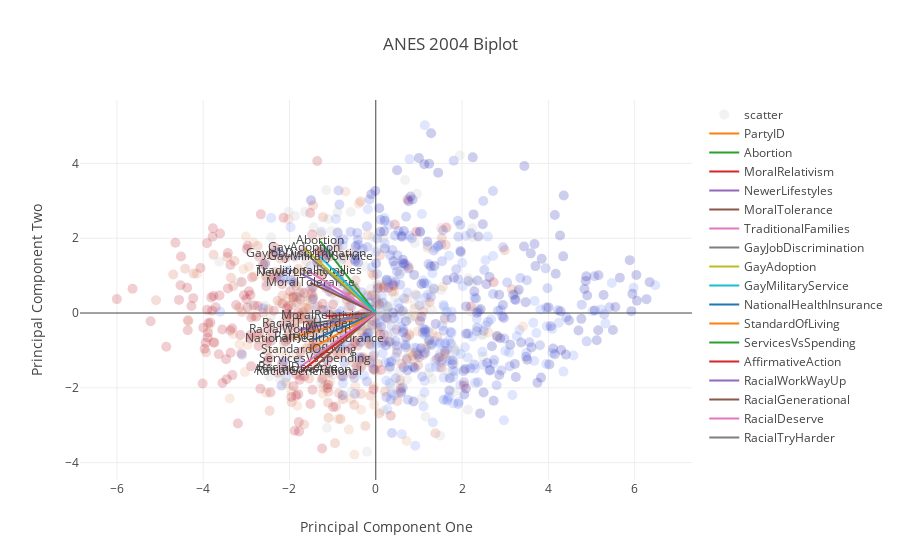

Source (notebook cell):
### Code cell
biplot(pca, data_scaled, title='ANES {} Biplot'.format(YEAR), color=data_scaled.PartyID)

### Figure 1 — Plotly figure (JSON) as saved in the notebook; plotly's stock layout.template omitted (floating-point values rounded to 4 significant figures; data arrays with more than 128 entries replaced by an {"elided": "..."} marker saying what was removed)
{"data": [{"marker": {"color": {"elided": "1066 float values"}, "opacity": 0.2, "size": 10}, "mode": "markers", "name": "scatter", "text": {"elided": "1066 int values"}, "type": "scatter", "x": {"elided": "1066 float values"}, "y": {"elided": "1066 float values"}}, {"marker": {"color": {"elided": "1066 float values"}}, "mode": "lines+text", "name": "PartyID", "text": ["", "PartyID"], "type": "scatter", "x": [0, -1.881], "y": [0, -0.6439]}, {"marker": {"color": {"elided": "1066 float values"}}, "mode": "lines+text", "name": "Abortion", "text": ["", "Abortion"], "type": "scatter", "x": [0, -1.288], "y": [0, 1.924]}, {"marker": {"color": {"elided": "1066 float values"}}, "mode": "lines+text", "name": "MoralRelativism", "text": ["", "MoralRelativism"], "type": "scatter", "x": [0, -1.161], "y": [0, -0.08952]}, {"marker": {"color": {"elided": "1066 float values"}}, "mode": "lines+text", "name": "NewerLifestyles", "text": ["", "NewerLifestyles"], "type": "scatter", "x": [0, -1.74], "y": [0, 1.062]}, {"marker": {"color": {"elided": "1066 float values"}}, "mode": "lines+text", "name": "MoralTolerance", "text": ["", "MoralTolerance"], "type": "scatter", "x": [0, -1.517], "y": [0, 0.806]}, {"marker": {"color": {"elided": "1066 float values"}}, "mode": "lines+text", "name": "TraditionalFamilies", "text": ["", "TraditionalFamilies"], "type": "scatter", "x": [0, -1.554], "y": [0, 1.119]}, {"marker": {"color": {"elided": "1066 float values"}}, "mode": "lines+text", "name": "GayJobDiscrimination", "text": ["", "GayJobDiscrimination"], "type": "scatter", "x": [0, -1.609], "y": [0, 1.573]}, {"marker": {"color": {"elided": "1066 float values"}}, "mode": "lines+text", "name": "GayAdoption", "text": ["", "GayAdoption"], "type": "scatter", "x": [0, -1.654], "y": [0, 1.728]}, {"marker": {"color": {"elided": "1066 float values"}}, "mode": "lines+text", "name": "GayMilitaryService", "text": ["", "GayMilitaryService"], "type": "scatter", "x": [0, -1.29], "y": [0, 1.508]}, {"marker": {"color": {"elided": "1066 float values"}}, "mode": "lines+text", "name": "NationalHealthInsurance", "text": ["", "NationalHealthInsurance"], "type": "scatter", "x": [0, -1.43], "y": [0, -0.7074]}, {"marker": {"color": {"elided": "1066 float values"}}, "mode": "lines+text", "name": "StandardOfLiving", "text": ["", "StandardOfLiving"], "type": "scatter", "x": [0, -1.559], "y": [0, -0.9945]}, {"marker": {"color": {"elided": "1066 float values"}}, "mode": "lines+text", "name": "ServicesVsSpending", "text": ["", "ServicesVsSpending"], "type": "scatter", "x": [0, -1.418], "y": [0, -1.23]}, {"marker": {"color": {"elided": "1066 float values"}}, "mode": "lines+text", "name": "AffirmativeAction", "text": ["", "AffirmativeAction"], "type": "scatter", "x": [0, -1.707], "y": [0, -1.533]}, {"marker": {"color": {"elided": "1066 float values"}}, "mode": "lines+text", "name": "RacialWorkWayUp", "text": ["", "RacialWorkWayUp"], "type": "scatter", "x": [0, -1.767], "y": [0, -0.4529]}, {"marker": {"color": {"elided": "1066 float values"}}, "mode": "lines+text", "name": "RacialGenerational", "text": ["", "RacialGenerational"], "type": "scatter", "x": [0, -1.546], "y": [0, -1.573]}, {"marker": {"color": {"elided": "1066 float values"}}, "mode": "lines+text", "name": "RacialDeserve", "text": ["", "RacialDeserve"], "type": "scatter", "x": [0, -1.808], "y": [0, -1.483]}, {"marker": {"color": {"elided": "1066 float values"}}, "mode": "lines+text", "name": "RacialTryHarder", "text": ["", "RacialTryHarder"], "type": "scatter", "x": [0, -1.572], "y": [0, -0.2994]}], "layout": {"title": "ANES 2004 Biplot", "xaxis": {"title": "Principal Component One"}, "yaxis": {"title": "Principal Component Two"}}}
